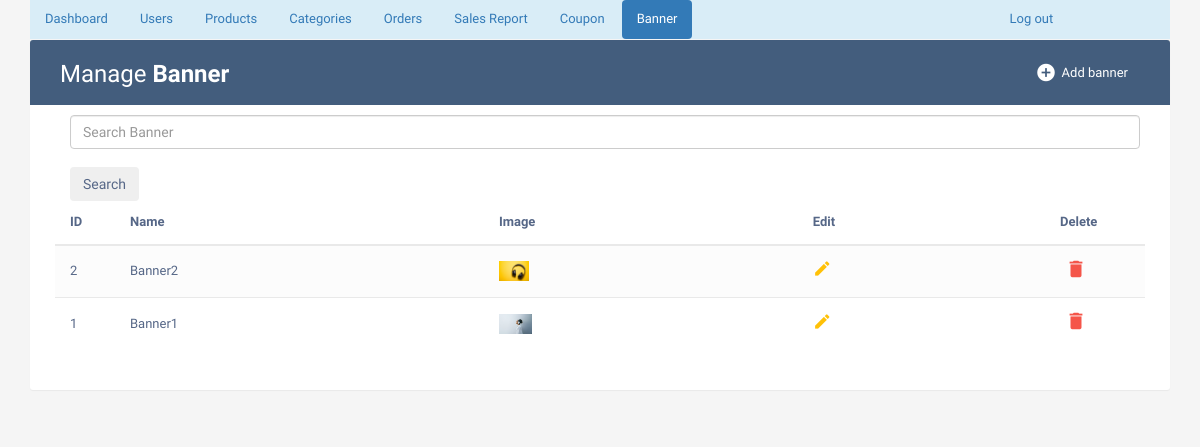
The app's page /adminbannerlist/ (signed in) with its own data.
### phase/models.py (models this page shows, shortened)
class Banner(models.Model):
    name = models.CharField(max_length=30,default=None)
    image = models.ImageField(upload_to='imagestore/banner',default=None)

### phase/views.py (the view)
# urls.py: path('adminbannerlist/', views.adminbannerlist, name='adminbannerlist'),
def adminbannerlist(request):
    if 'username' in request.session:
        if 'search' in request.GET:
            search=request.GET['search']
            member=Banner.objects.filter(name__icontains=search)
        else:
            member=Banner.objects.all().order_by('-id')
        return render(request,'adminbannerlist.html',{'member': member})
    else:
        return render(request, 'adminlogin.html')

### Templates/adminbannerlist.html
{% extends "adminbase.html" %}
{% block active10 %} "active" {% endblock%}
{% block tablewrapper %}
                    <div class="col-sm-6">
						<h2>Manage <b>Banner</b></h2>
					</div>
                    <div class="col-sm-6">
                        <a href="{% url 'adminaddbanner' %}" class="btn" data-toggle="modal"><i class="material-icons">&#xE147;</i> <span>Add banner</span></a>
                      </div>
                    </div>
{% endblock %}
{% block tablecontent%}
                <form action="{% url 'adminbannerlist' %}" class="d-flex offset-md-1 container m-auto" style="width:1100px">
                    <input class="form-control offset-md-1" type="search" placeholder="Search Banner" name="search" aria-label="Search"><br>
                    <button class="btn btn-outline-secondary" type="submit">Search</button>
                </form>
                <table class="table table-striped table-hover">
                <thead>
                    <tr>
                        <th>ID</th>
                        <th>Name</th>
                        <th>Image</th>
                        <th>Edit</th>
                        <th>Delete</th>
                    </tr>
                </thead>
                <tbody>
                    {% for x in member %}
                    <tr>
                        <td>{{ x.id }}</td>
                        <td>{{ x.name }}</td>
                        <td><img src="{{ x.image.url }}" height="20px"></td>
                        <td>
                           <a href="{% url 'updatebanner' %}?uid={{x.id}}" class="edit" data-toggle="modal"><i class="material-icons" data-toggle="tooltip" title="Edit">&#xE254;</i></a>
                        </td>
                        <td>
                            <a href="{% url 'deletebanner' %}?uid={{x.id}}" class="delete" data-toggle="modal"><i class="material-icons" data-toggle="tooltip" title="Delete">&#xE872;</i></a>
                        </td>
                    </tr>
                    {% endfor %}
                </tbody>
                </table>
{% endblock %}

### Templates/adminbase.html (style rules this page uses)
body { color: #566787; background: #f5f5f5; font-family: 'Varela Round', sans-serif; font-size: 13px; }
.table-title h2 { margin: 5px 0 0; font-size: 24px; }
.table-title .btn { color: #fff; float: right; font-size: 13px; border: none; min-width: 50px; border-radius: 2px; border: none; outline: none !important; margin-left: 10px; }
.table-title .btn i { float: left; font-size: 21px; margin-right: 5px; }
.table-title .btn span { float: left; margin-top: 2px; }
table.table tr th, table.table tr td { border-color: #e9e9e9; padding: 12px 15px; vertical-align: middle; }
table.table tr th:first-child { width: 60px; }
table.table tr th:last-child { width: 100px; }
table.table-striped tbody tr:nth-of-type(odd) { background-color: #fcfcfc; }
table.table td:last-child i { opacity: 0.9; font-size: 22px; margin: 0 5px; }
table.table td a { font-weight: bold; color: #566787; display: inline-block; text-decoration: none; outline: none !important; }
table.table td a.edit { color: #FFC107; }
table.table td a.delete { color: #F44336; }
table.table td i { font-size: 19px; }

### records on screen
Banner: id "2", name "Banner2", image (picture)
Banner: id "1", name "Banner1", image (picture)
